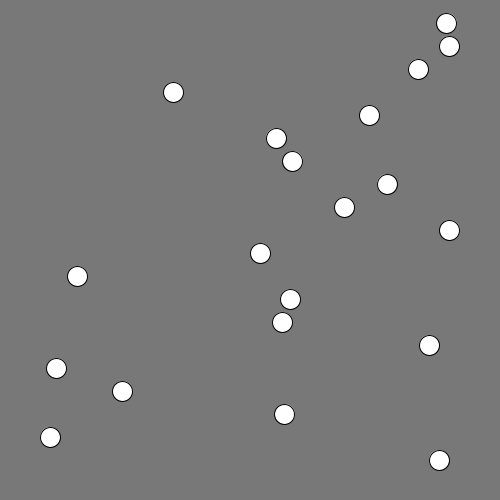
Frame 1 (no input)
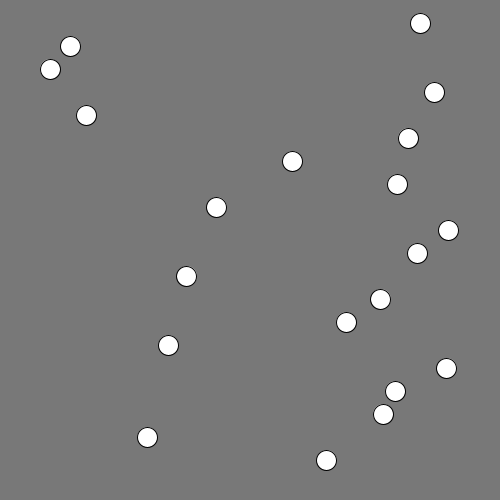
Frame 60 (the mouse pressed at the canvas centre just before this capture)
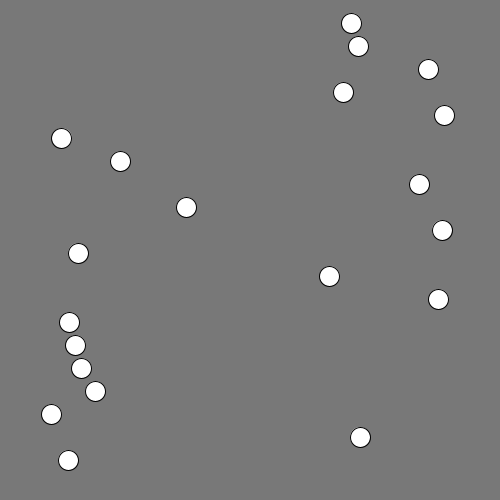
Frame 120 (the mouse held since frame 60 and released just before this capture)

The Processing sketch that drew these frames (run headless with seeded random() and noise(); from frame 60 on, the mouse is pressed at the canvas centre):

// Processing sketch: processing_152838
// ── processing_152838.pde

int     num;    // the number of items in the array (# of circles)

float[] stopped;
float[] y;      // y-position of each circle (fixed)
float[] speed;  // speed of each circle
float[] phase;  // phase of each circle

float red = 120;
float green = 120;
float blue = 120;

void setup() {
  size(500, 500);

  num = 20;
  
  stopped = new float[num];
  // allocate space for each array
  y = new float[num];
  speed = new float[num];
  phase = new float[num]; 

  // calculate the gap in y based on the number of circles
  float gap = height / (num + 1);

  //setup an initial value for each item in the array
  for (int i=0; i<num; i++) {
    y[i] = gap * (i + 1);      // y is constant for each so can be calculated once
    speed[i] = random(10);
    phase[i] = random(TWO_PI);
    stopped[i] = -1.0;
  }
}


void draw() {
  background(red, green, blue);




  for (int i=0; i<num; i++) {
    // calculate the x-position of each ball based on the speed, phase and current frame
    float x = calculateX(speed[i],phase[i], stopped[i]);
    ellipse(x, y[i], 20, 20);
  }
}

void mouseClicked(){
    for (int i=0; i<num; i++) {
        float x = calculateX(speed[i],phase[i], stopped[i]);
        println("distance : " + dist(mouseX,mouseY,x, y[i]));
        if (dist(mouseX,mouseY,x, y[i]) < 20){
          if (stopped[i] < 0){
              stopped[i] = x;
              break;
          } else {
             stopped[i] = -1.0;
             speed[i] = random(10);
             phase[i] = random(TWO_PI);
             break;
          }          
        }
    }
    println("---exit mousePressed---"); 
    
}

float calculateX(float speed, float phase, float stopped) {
  float aux = width/2 + sin(radians(frameCount*speed ) + phase)* 200;
  if (stopped > 0) return stopped;
  return aux;
} 

// change the background colour if the mouse is dragged
void mouseDragged() {
  red = map(mouseX, 0, width, 0, 255);
  green = map(mouseY, 0, height, 0, 255);
  blue = map(mouseX+mouseY, 0, width+height, 255, 0);
}
